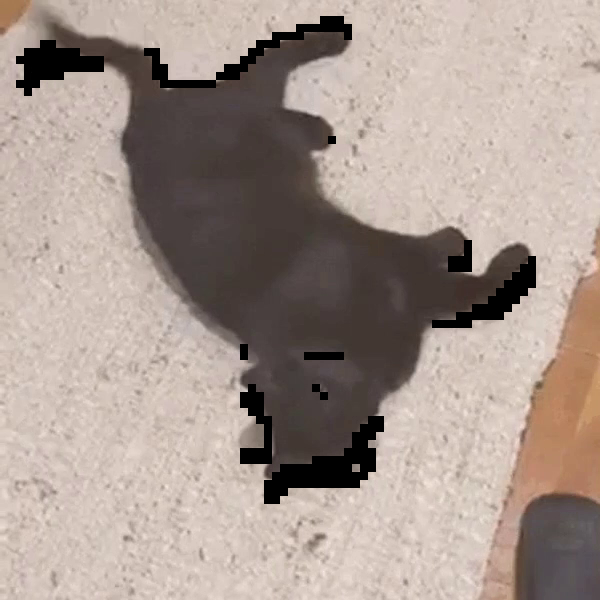
#> input picture frame 3 of InterframeCompression/cat(static).mp4, 600 x 600 px, given in place of slow_traffic_small.mp4, which was not available
$ python optical-flow.py
#> lines starting #> are read from the running program, lines starting #| are printed output that depends on the picture; after the words box and inside, x2 and y2 are one past the last pixel; in counts of white or black regions, pixels touching at a corner belong together; pictures that were not available may be replaced by others from this repository, and a replacement may not be noted
import numpy as np
import cv2 as cv
import argparse

# parser = argparse.ArgumentParser(description='This sample demonstrates Lucas-Kanade Optical Flow calculation. \
#                                               The example file can be downloaded from: \
#                                               https://www.bogotobogo.com/python/OpenCV_Python/images/mean_shift_tracking/slow_traffic_small.mp4')
# parser.add_argument('image', type=str, help='path to image file')
# args = parser.parse_args()

cap = cv.VideoCapture("../../videos/slow_traffic_small.mp4")

# params for ShiTomasi corner detection
feature_params = dict( maxCorners = 100,
                       qualityLevel = 0.3,
                       minDistance = 7,
                       blockSize = 7 )

# Parameters for lucas kanade optical flow
lk_params = dict( winSize  = (15, 15),
                  maxLevel = 2,
                  criteria = (cv.TERM_CRITERIA_EPS | cv.TERM_CRITERIA_COUNT, 10, 0.03))

# Create some random colors
color = np.random.randint(0, 255, (100, 3))

# Take first frame and find corners in it
ret, old_frame = cap.read()
#> old_frame is the input picture: shape (600, 600, 3); mean B, G, R 143.9, 152, 166.8
old_gray = cv.cvtColor(old_frame, cv.COLOR_BGR2GRAY)
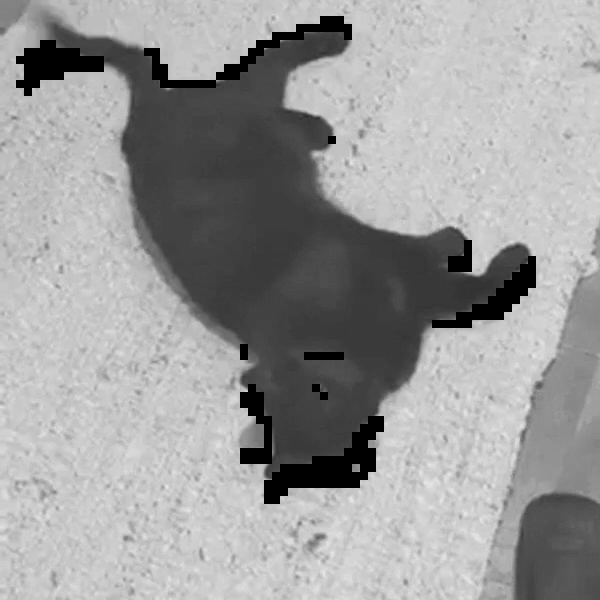
#> old_gray: shape (600, 600); min 0, max 237, mean 155.3
p0 = cv.goodFeaturesToTrack(old_gray, mask = None, **feature_params)
#> p0 = 52 rows, first 8: [362, 482], [282, 498], [373, 469], [530, 290], [509, 309], [258, 42], [322, 18], [517, 301]

# Create a mask image for drawing purposes
mask = np.zeros_like(old_frame)

while(1):
    ret, frame = cap.read()
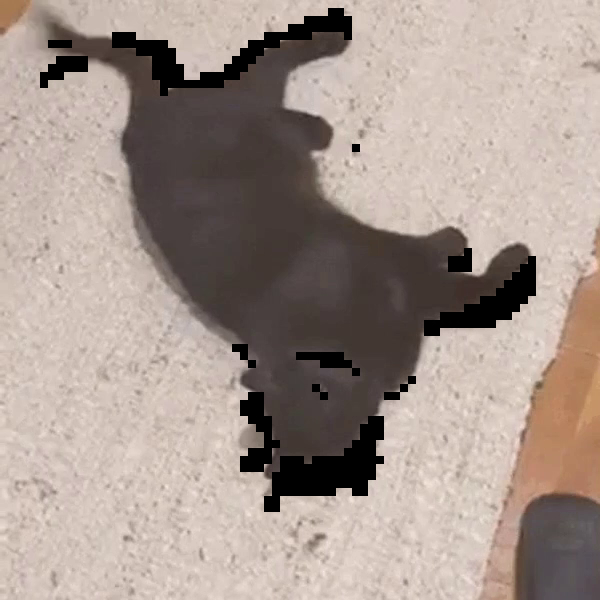
#> input picture frame 4 of InterframeCompression/cat(static).mp4, 600 x 600 px, given in place of slow_traffic_small.mp4, which was not available
#> frame is the input picture: shape (600, 600, 3); mean B, G, R 142.4, 150.5, 165.2
    if not ret:
        print('No frames grabbed!')
        break

    frame_gray = cv.cvtColor(frame, cv.COLOR_BGR2GRAY)
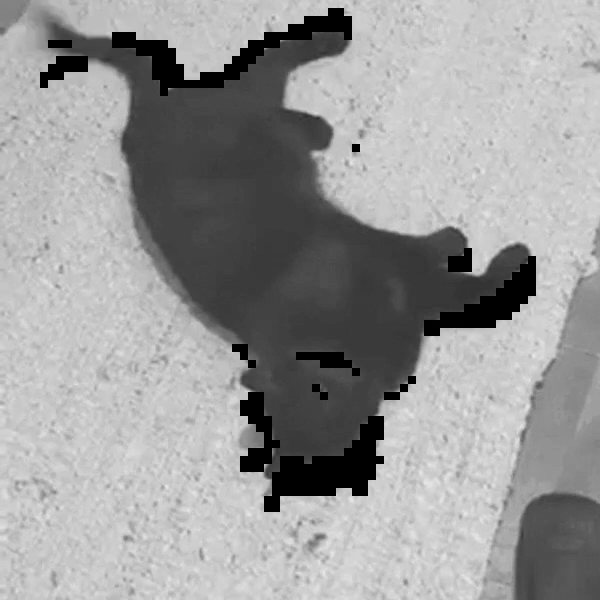
#> frame_gray: shape (600, 600); min 0, max 237, mean 153.7

    # calculate optical flow
    p1, st, err = cv.calcOpticalFlowPyrLK(old_gray, frame_gray, p0, None, **lk_params)
#> p1 = 52 rows, first 8: [367.6, 489.4], [281.4, 504.7], [373, 477], [530, 298], [508.3, 317], [250.1, 42.02], [330, 10.01], [517, 309]; st = 52 values, max 1 at index 0, min 0 at index 29, mean 0.981; err = 52 values, max 60.24 at index 37, min 0 at index 29, mean 14.72

    # Select good points
    if p1 is not None:
        good_new = p1[st==1]
#> good_new = 51 pairs, first value 41.69 to 533, second value 10.01 to 509
        good_old = p0[st==1]
#> good_old = 51 pairs, first value 18 to 533, second value 18 to 501

    # draw the tracks
    for i, (new, old) in enumerate(zip(good_new, good_old)):
        a, b = new.ravel()
        c, d = old.ravel()
        mask = cv.line(mask, (int(a), int(b)), (int(c), int(d)), color[i].tolist(), 2)
        frame = cv.circle(frame, (int(a), int(b)), 5, color[i].tolist(), -1)
#> this loop made 51 passes
#> (a, b, c, d) on passes 1 to 12: (367.6, 489.4, 362, 482), (281.4, 504.7, 282, 498), (373, 477, 373, 469), (530, 298, 530, 290), (508.3, 317, 509, 309), (250.1, 42.02, 258, 42), (330, 10.01, 322, 18), (517, 309, 517, 301), (261, 37, 269, 37), (290.1, 26.03, 298, 26), (242.1, 401.9, 242, 394), (381, 437, 381, 429)
#> pass 2, `mask = cv.line(mask, (int(a), int(b)), (int(c), int(d)), color[i].toli..`:
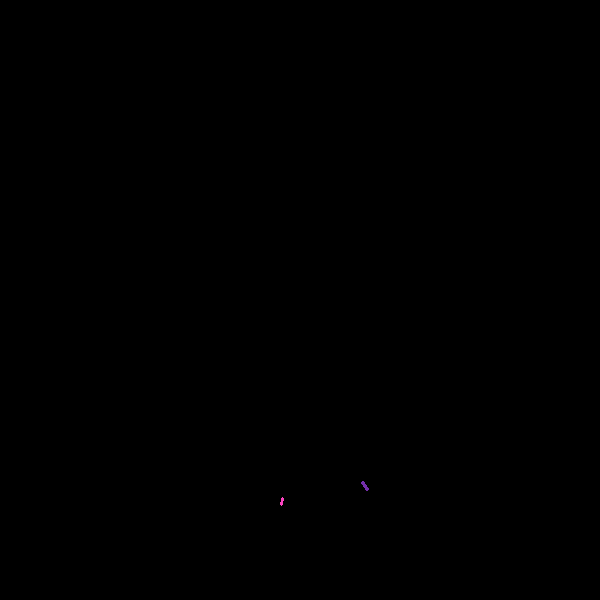
#> mask: shape (600, 600, 3); mean of channels 0, 1, 2 0, 0, 0; drawn as B, G, R
#> after the loop:
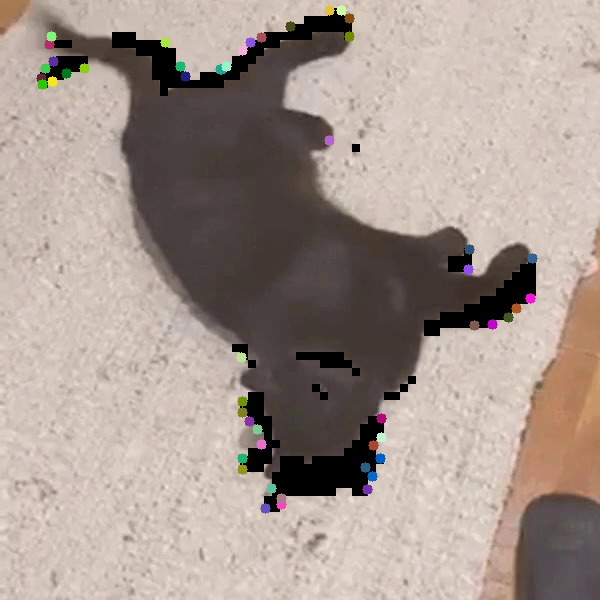
#> frame: shape (600, 600, 3); mean B, G, R 143, 151, 165.7
#> after the loop:
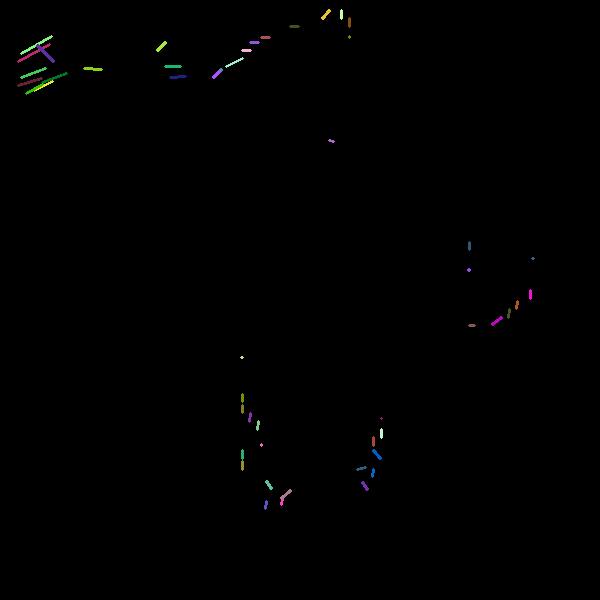
#> mask: shape (600, 600, 3); 0.49% of pixels changed, all inside (x1, y1, x2, y2) = (17, 9, 535, 510); drawn as B, G, R
    img = cv.add(frame, mask)

    cv.imshow('frame', img)
    k = cv.waitKey(30) & 0xff
#> (key Esc is pressed here)
    if k == 27:
        break

    # Now update the previous frame and previous points
    old_gray = frame_gray.copy()
    p0 = good_new.reshape(-1, 1, 2)

cv.destroyAllWindows()

$ run again, starting later in the video
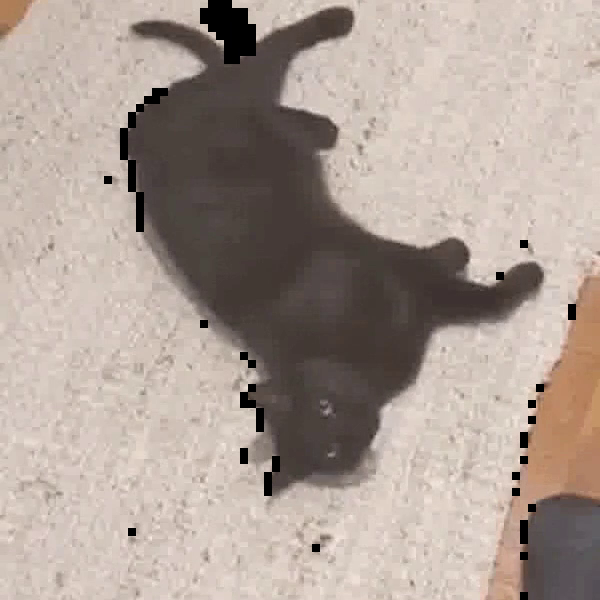
#> input picture frame 25 of InterframeCompression/cat(static).mp4, 600 x 600 px, given in place of slow_traffic_small.mp4, which was not available
#> old_frame is the input picture: shape (600, 600, 3); mean B, G, R 149.3, 158, 172
#> p0 = 46 rows, first 8: [530, 405], [522, 242], [130, 530], [522, 434], [242, 461], [133, 109], [242, 405], [242, 394]
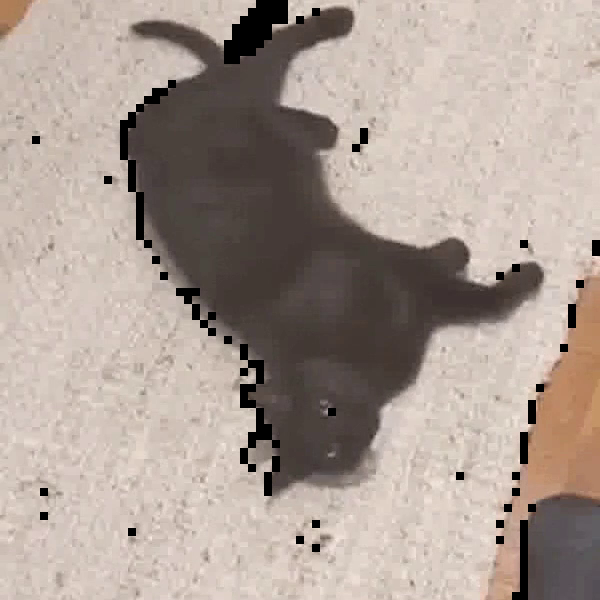
#> input picture frame 26 of InterframeCompression/cat(static).mp4, 600 x 600 px, given in place of slow_traffic_small.mp4, which was not available
#> frame is the input picture: shape (600, 600, 3); mean B, G, R 147.9, 156.5, 170.3
#> p1 = 46 rows, first 8: [529.8, 405.9], [522, 242], [130, 530], [522, 434], [242, 461], [133, 109], [242, 405], [242.4, 386]; st = 46 values, max 1 at index 0, min 0 at index 8, mean 0.957; err = 46 values, max 114.6 at index 13, min 0 at index 8, mean 18.38
#> good_new = 44 pairs, first value 106 to 570, second value 3.73 to 555.7
#> good_old = 44 pairs, first value 106 to 570, second value 10 to 554
#> the loop `for i, (new, old) in enumerate(zip(good_new, good_old)):` made 44 passes
#> (a, b, c, d) on passes 1 to 8: (529.8, 405.9, 530, 405), (522, 242, 522, 242), (130, 530, 130, 530), (522, 434, 522, 434), (242, 461, 242, 461), (133, 109, 133, 109), (242, 405, 242, 405), (242.4, 386, 242, 394)
#> after the loop `for i, (new, old) in enumerate(zip(good_new, good_old)):`:
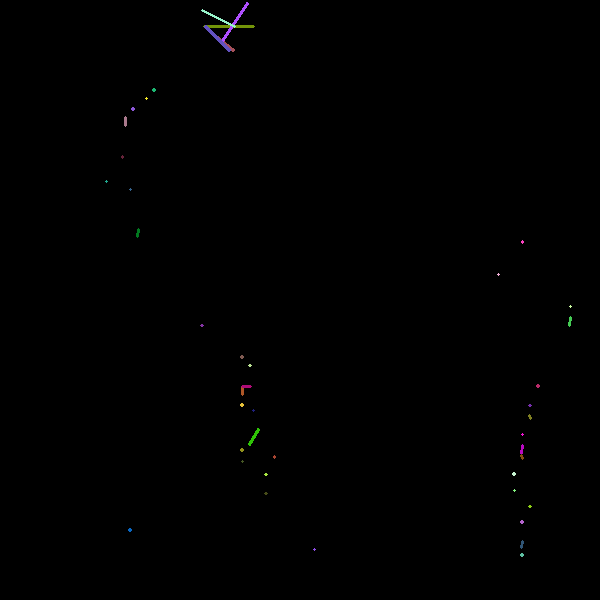
#> mask: shape (600, 600, 3); mean of channels 0, 1, 2 0.4, 0.4, 0.4; drawn as B, G, R
